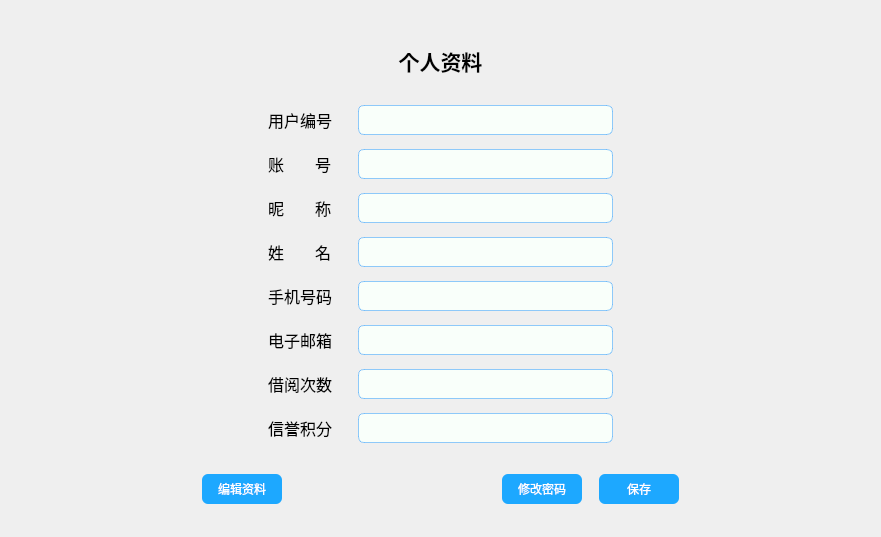
<?xml version="1.0" encoding="UTF-8"?>
<ui version="4.0">
 <class>PersonalInformationWidget</class>
 <widget class="QWidget" name="PersonalInformationWidget">
  <property name="geometry">
   <rect>
    <x>0</x>
    <y>0</y>
    <width>881</width>
    <height>537</height>
   </rect>
  </property>
  <property name="windowTitle">
   <string>Form</string>
  </property>
  <property name="styleSheet">
   <string notr="true">QPushButton#edit_info_btn,#modefy_password_btn,#save_btn
{
background-color:rgba(29, 168, 255,255);
color:white;
border:none;
border-radius:6px;
}
QPushButton#edit_info_btn:hover,#modefy_password_btn:hover,#save_btn:hover
{
background-color:rgb(39, 119, 193);
color:white;
border:none;
border-radius:6px;
}
QPushButton#save_btn:disabled
{
background-color:rgba(29, 168, 255,120);
color:white;
border:none;
border-radius:6px;
}
QPushButton#edit_info_btn:checked
{
background-color:rgb(39, 119, 193);
color:white;
border:none ;
border-radius:6px;
font-size:14px;
width:35px;
}
QLineEdit
{
 			border: 1px solid rgba(33, 151, 255,123);
            border-radius: 6px;
            padding: 3px 10px;
            background-color: #F9FFFA;
            color: black;
}
 QLineEdit:read-only
 {
            border: 1px solid rgb(221, 221, 221);
            border-radius: 6px;
            padding: 6px 10px;
            background-color: white;
            color: black;
 }
QLineEdit:focus
 {
            border: 2px solid rgb(33, 151, 255);
            border-radius: 6px;
            padding: 6px 10px;
            background-color: #F9FFFA;
            color: black;
 }
</string>
  </property>
  <layout class="QVBoxLayout" name="verticalLayout">
   <property name="spacing">
    <number>0</number>
   </property>
   <property name="sizeConstraint">
    <enum>QLayout::SetDefaultConstraint</enum>
   </property>
   <property name="leftMargin">
    <number>0</number>
   </property>
   <property name="topMargin">
    <number>0</number>
   </property>
   <property name="rightMargin">
    <number>0</number>
   </property>
   <property name="bottomMargin">
    <number>0</number>
   </property>
   <item>
    <layout class="QGridLayout" name="gridLayout">
     <property name="horizontalSpacing">
      <number>13</number>
     </property>
     <property name="verticalSpacing">
      <number>14</number>
     </property>
     <item row="4" column="0">
      <spacer name="horizontalSpacer_2">
       <property name="orientation">
        <enum>Qt::Horizontal</enum>
       </property>
       <property name="sizeHint" stdset="0">
        <size>
         <width>40</width>
         <height>20</height>
        </size>
       </property>
      </spacer>
     </item>
     <item row="0" column="0" colspan="5">
      <widget class="QLabel" name="label_9">
       <property name="sizePolicy">
        <sizepolicy hsizetype="Preferred" vsizetype="Preferred">
         <horstretch>0</horstretch>
         <verstretch>0</verstretch>
        </sizepolicy>
       </property>
       <property name="minimumSize">
        <size>
         <width>200</width>
         <height>60</height>
        </size>
       </property>
       <property name="maximumSize">
        <size>
         <width>10000</width>
         <height>60</height>
        </size>
       </property>
       <property name="font">
        <font>
         <pointsize>16</pointsize>
         <bold>true</bold>
        </font>
       </property>
       <property name="text">
        <string>个人资料</string>
       </property>
       <property name="alignment">
        <set>Qt::AlignCenter</set>
       </property>
      </widget>
     </item>
     <item row="3" column="3">
      <widget class="QLineEdit" name="nick_name_edit">
       <property name="minimumSize">
        <size>
         <width>0</width>
         <height>30</height>
        </size>
       </property>
       <property name="maximumSize">
        <size>
         <width>16777215</width>
         <height>30</height>
        </size>
       </property>
       <property name="font">
        <font>
         <pointsize>10</pointsize>
        </font>
       </property>
       <property name="focusPolicy">
        <enum>Qt::NoFocus</enum>
       </property>
      </widget>
     </item>
     <item row="1" column="1">
      <widget class="QLabel" name="reader_no_lab">
       <property name="minimumSize">
        <size>
         <width>0</width>
         <height>30</height>
        </size>
       </property>
       <property name="maximumSize">
        <size>
         <width>16777215</width>
         <height>30</height>
        </size>
       </property>
       <property name="font">
        <font>
         <pointsize>12</pointsize>
        </font>
       </property>
       <property name="text">
        <string>用户编号</string>
       </property>
      </widget>
     </item>
     <item row="4" column="3">
      <widget class="QLineEdit" name="name_edit">
       <property name="minimumSize">
        <size>
         <width>0</width>
         <height>30</height>
        </size>
       </property>
       <property name="maximumSize">
        <size>
         <width>16777215</width>
         <height>30</height>
        </size>
       </property>
       <property name="font">
        <font>
         <pointsize>10</pointsize>
        </font>
       </property>
       <property name="focusPolicy">
        <enum>Qt::NoFocus</enum>
       </property>
      </widget>
     </item>
     <item row="2" column="1">
      <widget class="QLabel" name="account_lab">
       <property name="minimumSize">
        <size>
         <width>0</width>
         <height>30</height>
        </size>
       </property>
       <property name="maximumSize">
        <size>
         <width>16777215</width>
         <height>30</height>
        </size>
       </property>
       <property name="font">
        <font>
         <pointsize>12</pointsize>
        </font>
       </property>
       <property name="text">
        <string>账       号</string>
       </property>
      </widget>
     </item>
     <item row="1" column="3">
      <widget class="QLineEdit" name="reader_no_edit">
       <property name="minimumSize">
        <size>
         <width>0</width>
         <height>30</height>
        </size>
       </property>
       <property name="maximumSize">
        <size>
         <width>16777215</width>
         <height>30</height>
        </size>
       </property>
       <property name="font">
        <font>
         <pointsize>10</pointsize>
        </font>
       </property>
       <property name="focusPolicy">
        <enum>Qt::NoFocus</enum>
       </property>
      </widget>
     </item>
     <item row="6" column="1">
      <widget class="QLabel" name="email_lab">
       <property name="minimumSize">
        <size>
         <width>0</width>
         <height>30</height>
        </size>
       </property>
       <property name="maximumSize">
        <size>
         <width>16777215</width>
         <height>30</height>
        </size>
       </property>
       <property name="font">
        <font>
         <pointsize>12</pointsize>
        </font>
       </property>
       <property name="text">
        <string>电子邮箱</string>
       </property>
      </widget>
     </item>
     <item row="7" column="1">
      <widget class="QLabel" name="borrow_count_lab">
       <property name="minimumSize">
        <size>
         <width>0</width>
         <height>30</height>
        </size>
       </property>
       <property name="maximumSize">
        <size>
         <width>16777215</width>
         <height>30</height>
        </size>
       </property>
       <property name="font">
        <font>
         <pointsize>12</pointsize>
        </font>
       </property>
       <property name="text">
        <string>借阅次数</string>
       </property>
      </widget>
     </item>
     <item row="5" column="3">
      <widget class="QLineEdit" name="phone_edit">
       <property name="minimumSize">
        <size>
         <width>0</width>
         <height>30</height>
        </size>
       </property>
       <property name="maximumSize">
        <size>
         <width>16777215</width>
         <height>30</height>
        </size>
       </property>
       <property name="font">
        <font>
         <pointsize>10</pointsize>
        </font>
       </property>
       <property name="focusPolicy">
        <enum>Qt::NoFocus</enum>
       </property>
      </widget>
     </item>
     <item row="4" column="1">
      <widget class="QLabel" name="name_lab">
       <property name="minimumSize">
        <size>
         <width>0</width>
         <height>30</height>
        </size>
       </property>
       <property name="maximumSize">
        <size>
         <width>16777215</width>
         <height>30</height>
        </size>
       </property>
       <property name="font">
        <font>
         <pointsize>12</pointsize>
        </font>
       </property>
       <property name="text">
        <string>姓       名</string>
       </property>
      </widget>
     </item>
     <item row="3" column="1">
      <widget class="QLabel" name="nickname_lab">
       <property name="minimumSize">
        <size>
         <width>0</width>
         <height>30</height>
        </size>
       </property>
       <property name="maximumSize">
        <size>
         <width>16777215</width>
         <height>30</height>
        </size>
       </property>
       <property name="font">
        <font>
         <pointsize>12</pointsize>
        </font>
       </property>
       <property name="text">
        <string>昵       称</string>
       </property>
      </widget>
     </item>
     <item row="8" column="3">
      <widget class="QLineEdit" name="borrow_point_edit">
       <property name="minimumSize">
        <size>
         <width>0</width>
         <height>30</height>
        </size>
       </property>
       <property name="maximumSize">
        <size>
         <width>16777215</width>
         <height>30</height>
        </size>
       </property>
       <property name="font">
        <font>
         <pointsize>10</pointsize>
        </font>
       </property>
       <property name="focusPolicy">
        <enum>Qt::NoFocus</enum>
       </property>
      </widget>
     </item>
     <item row="5" column="1">
      <widget class="QLabel" name="phone_lab">
       <property name="minimumSize">
        <size>
         <width>0</width>
         <height>30</height>
        </size>
       </property>
       <property name="maximumSize">
        <size>
         <width>16777215</width>
         <height>30</height>
        </size>
       </property>
       <property name="font">
        <font>
         <pointsize>12</pointsize>
        </font>
       </property>
       <property name="text">
        <string>手机号码</string>
       </property>
      </widget>
     </item>
     <item row="2" column="3">
      <widget class="QLineEdit" name="account_edit">
       <property name="minimumSize">
        <size>
         <width>0</width>
         <height>30</height>
        </size>
       </property>
       <property name="maximumSize">
        <size>
         <width>16777215</width>
         <height>30</height>
        </size>
       </property>
       <property name="font">
        <font>
         <pointsize>10</pointsize>
        </font>
       </property>
       <property name="focusPolicy">
        <enum>Qt::NoFocus</enum>
       </property>
      </widget>
     </item>
     <item row="7" column="3">
      <widget class="QLineEdit" name="borrow_count_edit">
       <property name="minimumSize">
        <size>
         <width>0</width>
         <height>30</height>
        </size>
       </property>
       <property name="maximumSize">
        <size>
         <width>16777215</width>
         <height>30</height>
        </size>
       </property>
       <property name="font">
        <font>
         <pointsize>10</pointsize>
        </font>
       </property>
       <property name="focusPolicy">
        <enum>Qt::NoFocus</enum>
       </property>
      </widget>
     </item>
     <item row="8" column="1">
      <widget class="QLabel" name="borrow_point_lab">
       <property name="minimumSize">
        <size>
         <width>0</width>
         <height>30</height>
        </size>
       </property>
       <property name="maximumSize">
        <size>
         <width>16777215</width>
         <height>30</height>
        </size>
       </property>
       <property name="font">
        <font>
         <pointsize>12</pointsize>
        </font>
       </property>
       <property name="text">
        <string>信誉积分</string>
       </property>
      </widget>
     </item>
     <item row="4" column="4">
      <spacer name="horizontalSpacer_3">
       <property name="orientation">
        <enum>Qt::Horizontal</enum>
       </property>
       <property name="sizeHint" stdset="0">
        <size>
         <width>40</width>
         <height>20</height>
        </size>
       </property>
      </spacer>
     </item>
     <item row="6" column="3">
      <widget class="QLineEdit" name="email_edit">
       <property name="minimumSize">
        <size>
         <width>0</width>
         <height>30</height>
        </size>
       </property>
       <property name="maximumSize">
        <size>
         <width>16777215</width>
         <height>30</height>
        </size>
       </property>
       <property name="font">
        <font>
         <pointsize>10</pointsize>
        </font>
       </property>
       <property name="focusPolicy">
        <enum>Qt::NoFocus</enum>
       </property>
      </widget>
     </item>
    </layout>
   </item>
   <item>
    <layout class="QHBoxLayout" name="horizontalLayout">
     <property name="spacing">
      <number>17</number>
     </property>
     <item>
      <spacer name="horizontalSpacer_4">
       <property name="orientation">
        <enum>Qt::Horizontal</enum>
       </property>
       <property name="sizeHint" stdset="0">
        <size>
         <width>40</width>
         <height>20</height>
        </size>
       </property>
      </spacer>
     </item>
     <item>
      <widget class="QPushButton" name="edit_info_btn">
       <property name="minimumSize">
        <size>
         <width>80</width>
         <height>30</height>
        </size>
       </property>
       <property name="maximumSize">
        <size>
         <width>80</width>
         <height>30</height>
        </size>
       </property>
       <property name="text">
        <string>编辑资料</string>
       </property>
       <property name="checkable">
        <bool>true</bool>
       </property>
      </widget>
     </item>
     <item>
      <spacer name="horizontalSpacer">
       <property name="orientation">
        <enum>Qt::Horizontal</enum>
       </property>
       <property name="sizeHint" stdset="0">
        <size>
         <width>40</width>
         <height>20</height>
        </size>
       </property>
      </spacer>
     </item>
     <item>
      <widget class="QPushButton" name="modefy_password_btn">
       <property name="minimumSize">
        <size>
         <width>80</width>
         <height>30</height>
        </size>
       </property>
       <property name="maximumSize">
        <size>
         <width>80</width>
         <height>30</height>
        </size>
       </property>
       <property name="text">
        <string>修改密码</string>
       </property>
       <property name="checkable">
        <bool>false</bool>
       </property>
      </widget>
     </item>
     <item>
      <widget class="QPushButton" name="save_btn">
       <property name="minimumSize">
        <size>
         <width>80</width>
         <height>30</height>
        </size>
       </property>
       <property name="maximumSize">
        <size>
         <width>80</width>
         <height>30</height>
        </size>
       </property>
       <property name="text">
        <string>保存</string>
       </property>
      </widget>
     </item>
     <item>
      <spacer name="horizontalSpacer_5">
       <property name="orientation">
        <enum>Qt::Horizontal</enum>
       </property>
       <property name="sizeHint" stdset="0">
        <size>
         <width>40</width>
         <height>20</height>
        </size>
       </property>
      </spacer>
     </item>
    </layout>
   </item>
  </layout>
 </widget>
 <resources/>
 <connections/>
</ui>
